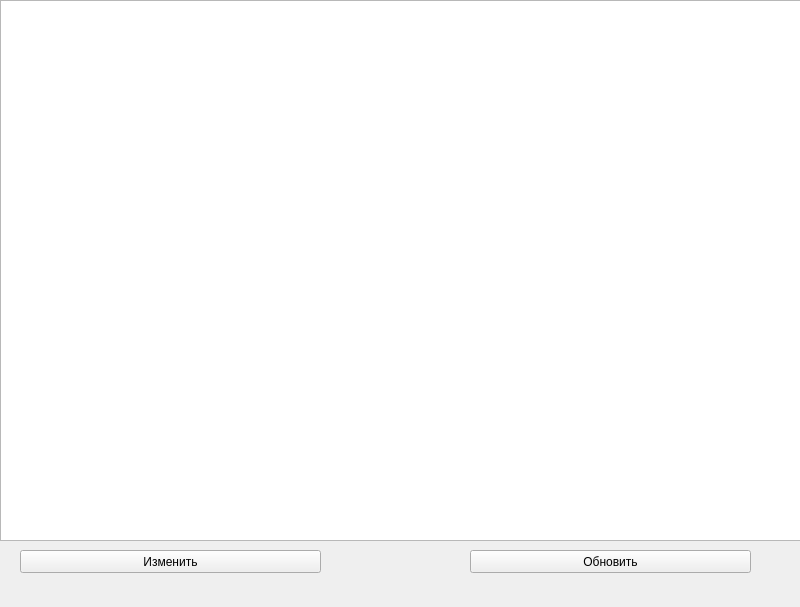
<?xml version="1.0" encoding="UTF-8"?>
<ui version="4.0">
 <class>coffee</class>
 <widget class="QMainWindow" name="coffee">
  <property name="geometry">
   <rect>
    <x>0</x>
    <y>0</y>
    <width>800</width>
    <height>607</height>
   </rect>
  </property>
  <property name="windowTitle">
   <string>MainWindow</string>
  </property>
  <widget class="QWidget" name="centralwidget">
   <widget class="QTableWidget" name="tableWidget">
    <property name="geometry">
     <rect>
      <x>0</x>
      <y>0</y>
      <width>801</width>
      <height>541</height>
     </rect>
    </property>
   </widget>
   <widget class="QPushButton" name="change_button">
    <property name="geometry">
     <rect>
      <x>20</x>
      <y>550</y>
      <width>301</width>
      <height>23</height>
     </rect>
    </property>
    <property name="text">
     <string>Изменить</string>
    </property>
   </widget>
   <widget class="QPushButton" name="refresh">
    <property name="geometry">
     <rect>
      <x>470</x>
      <y>550</y>
      <width>281</width>
      <height>23</height>
     </rect>
    </property>
    <property name="text">
     <string>Обновить</string>
    </property>
   </widget>
  </widget>
  <widget class="QMenuBar" name="menubar">
   <property name="geometry">
    <rect>
     <x>0</x>
     <y>0</y>
     <width>800</width>
     <height>21</height>
    </rect>
   </property>
  </widget>
 </widget>
 <resources/>
 <connections/>
</ui>
